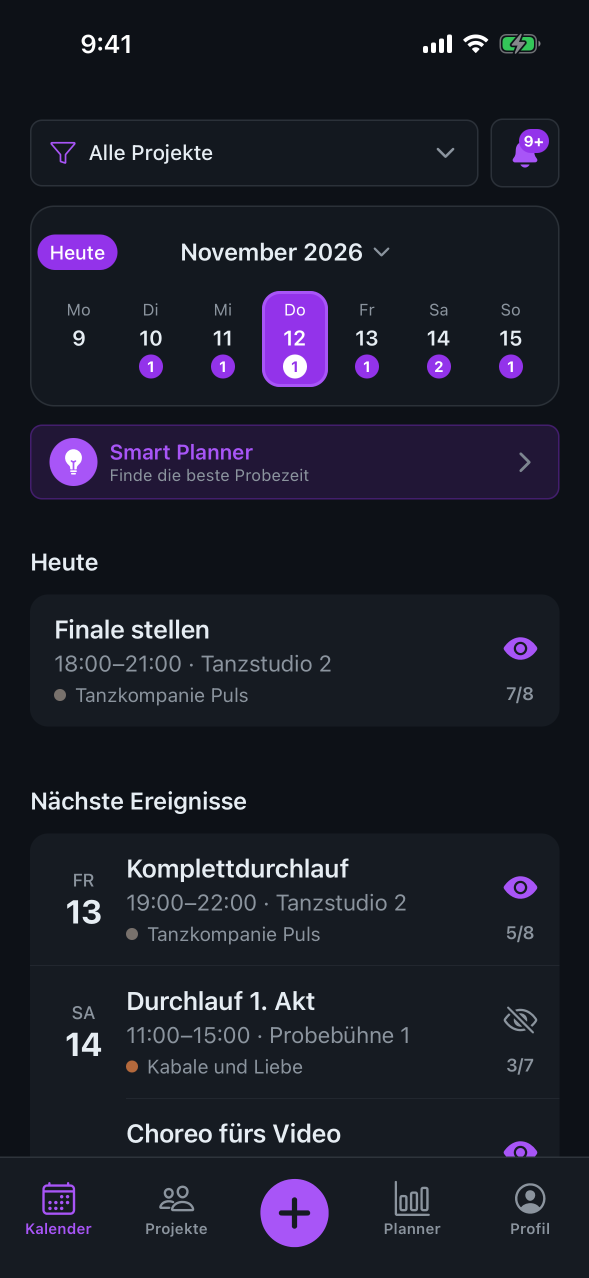
#> input picture screens/shots/de-01-calendar.png, 1178 x 2556 px, given in place of en-01-calendar.png, which was not available (shown at 1/2 size)
$ python build-assets.py
#> lines starting #> are read from the running program, lines starting #| are printed output that depends on the picture
#> in load, returned value is the input picture: PIL image 1178x2556 RGB; mean R, G, B 27.6, 29.2, 41.2
#> in save, `im.resize((OUT_W, h), Image.LANCZOS).save(path, 'WEBP', quality=90, me..`:
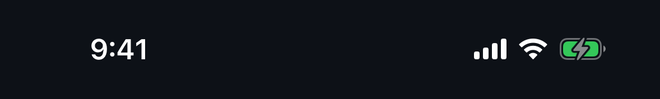
#> saved as chrome-status.webp: PIL image 660x99 RGB; mean R, G, B 17.2, 21.8, 27.2
"""
Build landing-page assets from the raw simulator screenshots, one set per
language: `python screens/build-assets.py [ru en es de]`.

The landing shows each screen inside a phone frame whose top and bottom are
painted as fixed overlays, while the screen content scrolls underneath. So
each source shot is split: the chrome is lifted out, and the content is
cropped out of every frame and stitched into one tall strip.

- The status bar is the same in every shot (9:41, no words), so there is one
  `chrome-status.webp` for all languages.
- A header the screen pins while its list scrolls — the planner's title, a
  project's back bar — is cut from the first frame as `<screen>-top.webp`,
  status bar included. Left in the strip it would repeat down it, and two
  frames could never align.
- The tab bar has words and shows the screen's own tab as active, so each
  screen that has one gets its own `<screen>-tabs.webp`.

Frames of the same screen overlap on purpose — the overlap is what the stitch
aligns on. It is found by comparing per-row signatures rather than trusting a
hand-measured scroll distance.

Shots: iPhone 16 simulator, 1178×2556, iOS 26 (screens/shots/README.md).
"""
import os
import sys
from PIL import Image

SRC = 'screens/shots'
OUT = 'rehearsal-calendar-native/server/public/assets'
LANGS = ['ru', 'en', 'es', 'de']

STATUS_H = 177      # safe-area top; the clock and Dynamic Island live here
PINNED_H = 335      # a large title or a back bar the screen keeps while it scrolls
TAB_TOP = 2313      # first row of the tab bar's top border
HOME_BAR_H = 102    # bottom safe area; the home indicator is drawn in it

PAGE_BG = (13, 17, 23)
TAB_BG = (22, 27, 34)
TAB_BORDER = (46, 52, 59)

SAMPLE_STEP = 7     # columns sampled for the row signature
BAND = 400          # rows of frame B matched against frame A
MIN_ROWS = 40       # fewest sampled rows a match may rest on

# A phone frame renders around 300 CSS px wide, so a 1178 px shot is about
# four times what the page can show. 660 keeps a sharp 2x at a quarter of the
# weight.
OUT_W = 660


def near(c, ref, tol=4):
    return all(abs(a - b) < tol for a, b in zip(c, ref))


def load(name):
    return Image.open(f'{SRC}/{name}.png').convert('RGB')


def has_tab_bar(im):
    # Not the bar's colour alone: a sheet in iOS 26 is painted the same grey.
    px = im.load()
    return near(px[5, TAB_TOP + 1], TAB_BORDER) and near(px[5, TAB_TOP + 80], TAB_BG)


def is_modal(im):
    # A sheet leaves the strip above it darker than any screen's background.
    return sum(im.load()[5, 0]) < sum(PAGE_BG) - 12


# [16 lines left out: function square_corners, not called in this run]


def erase_scroll_indicator(im):
    """
    iOS draws a scroll indicator down the right edge for a moment after every
    swipe, and the shots catch it. Nothing else lives in the last 26 px — the
    content keeps a 16 pt margin — so each row there takes the colour just
    inside it.
    """
    px = im.load()
    w, h = im.size
    for y in range(h):
        c = px[w - 30, y]
        for x in range(w - 26, w):
            px[x, y] = c
    return im


def content_of(im, top):
    """The rows that scroll: below the status bar or pinned header, above the tab bar."""
    w, h = im.size
    bottom = TAB_TOP if has_tab_bar(im) else h - HOME_BAR_H
    part = erase_scroll_indicator(im.crop((0, top, w, bottom)))
    return square_corners(part) if is_modal(im) and top == STATUS_H else part


# [37 lines left out: function cut_push_warning, not called in this run]


def signatures(im):
    px = im.load()
    w, h = im.size
    cols = range(0, w, SAMPLE_STEP)
    return [sum(sum(px[x, y]) for x in cols) for y in range(h)]


def overlap(a, b):
    """
    How far b is scrolled past a, in pixels.

    b[y] shows the same content as a[y + d]; we look for the d that lines the
    top of b up against a. The shared strip is often shorter than BAND — when
    the frames were taken a full screen apart only a sliver is common — so the
    score is averaged over the rows that actually fall inside a, and a match on
    too few rows is rejected rather than trusted.

    Returns None when nothing matches well: the frames do not overlap and must
    not be stitched.
    """
    sa, sb = signatures(a), signatures(b)
    ha, band = len(sa), min(BAND, len(sb))
    typical = sorted(sa)[len(sa) // 2]
    best, best_d = None, None
    for d in range(1, ha):
        rows = min(band, ha - d)
        if rows < MIN_ROWS:
            break
        n = score = 0
        for y in range(0, rows, 4):
            score += abs(sb[y] - sa[y + d])
            n += 1
        per_row = score / n
        if best is None or per_row < best:
            best, best_d = per_row, d
    if best_d is None:
        return None
    return best_d if best < typical * 0.06 else None


def save(im, path):
    """Write at OUT_W, preserving aspect. WebP is a third of PNG at this size."""
    h = round(im.size[1] * OUT_W / im.size[0])
    im.resize((OUT_W, h), Image.LANCZOS).save(path, 'WEBP', quality=90, method=6)
    return OUT_W, h


def stitch(frames, names):
    out = frames[0]
    for nxt, name in zip(frames[1:], names[1:]):
        d = overlap(out, nxt)
        if d is None:
            print(f'    !! {name}: no overlap found, appended whole', file=sys.stderr)
            d = out.size[1]
        # Keep what precedes the join from the earlier frame and everything from
        # the join on from the later one, rather than splicing the later frame's
        # tail onto the earlier frame whole: the shared rows then come from a
        # single frame, so a half-drawn row at the boundary cannot survive, and
        # anything that changed between shots reads consistently.
        w = out.size[0]
        head = out.crop((0, 0, w, min(d, out.size[1])))
        merged = Image.new('RGB', (w, head.size[1] + nxt.size[1]))
        merged.paste(head, (0, 0))
        merged.paste(nxt, (0, head.size[1]))
        print(f'    {name}: joins at {d}px -> {merged.size[1]}px tall')
        out = merged
    return out


# name -> (frames, pins a header of its own)
SCREENS = {
    # No title since T-249: its filter row scrolls with the list.
    'calendar':     (['01-calendar', '01b-calendar-upcoming'], False),
    'card':         (['02-rehearsal-card'], False),
    'availability': (['03-availability'], False),
    'create':       (['04-create-rehearsal', '04b-create-rehearsal'], True),
    'participants': (['04c-participants'], False),
    'planner':      (['05-smart-planner', '05b-smart-planner', '05c-smart-planner'], True),
    'projects':     (['06-projects'], False),
    'project':      (['07-project-detail', '07b-project-detail'], True),
    'invite':       (['08-invite'], False),
    'sync':         (['09-calendar-sync'], False),
    'profile':      (['10-profile', '10b-profile'], True),
}
# Shown whole on the cinematic page's phone rather than scrolled: the strip
# alone is a screen short by the home bar, so its foot is kept as well.
WHOLE = {'card'}


def build(lang):
#> called with lang = 'ru'
    out = f'{OUT}/{lang}'
    os.makedirs(out, exist_ok=True)
    sizes = {}
    for name, (frames, pinned) in SCREENS.items():
        print(f'  {lang}/{name}')
        names = [f'{lang}-{f}' for f in frames]
        shots = [load(n) for n in names]
#> call 2 of load, with name = 'ru-01-calendar'
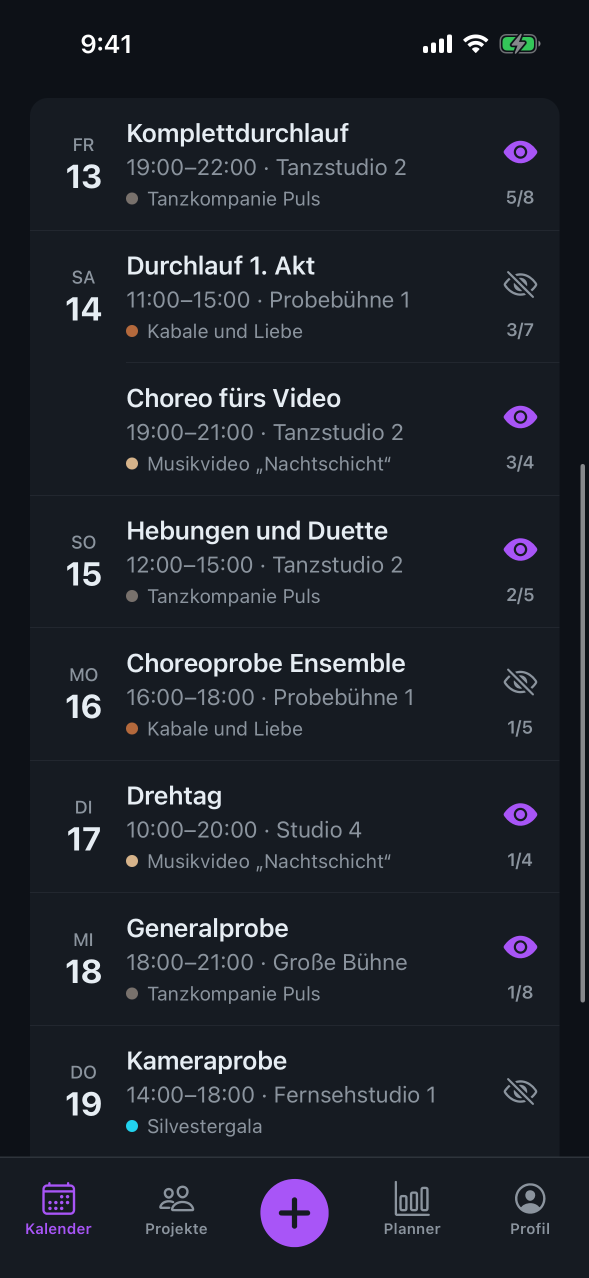
#> input picture screens/shots/de-01b-calendar-upcoming.png, 1178 x 2556 px, given in place of ru-01-calendar.png, which was not available (shown at 1/2 size)
#> in load, returned value is the input picture: PIL image 1178x2556 RGB; mean R, G, B 29.5, 33.8, 41.9
#> shots = 2 items
        first = shots[0]
        top = PINNED_H if pinned else STATUS_H
        if pinned:
            save(first.crop((0, 0, first.size[0], top)), f'{out}/{name}-top.webp')
        if has_tab_bar(first):
            save(first.crop((0, TAB_TOP, first.size[0], first.size[1])), f'{out}/{name}-tabs.webp')
#> in save (call 2), `h = round(im.size[1] * OUT_W / im.size[0])`: h = 136
#> in save (call 2), `im.resize((OUT_W, h), Image.LANCZOS).save(path, 'WEBP', quality=90, me..`:
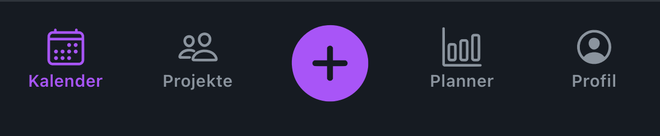
#> saved as calendar-tabs.webp: PIL image 660x136 RGB; mean R, G, B 33.5, 33.6, 49.5
        elif name in WHOLE:
            save(first.crop((0, first.size[1] - HOME_BAR_H, first.size[0], first.size[1])), f'{out}/{name}-home.webp')
        strip = stitch([content_of(s, top) for s in shots], names)
#> in content_of, `part = erase_scroll_indicator(im.crop((0, top, w, bottom)))`:
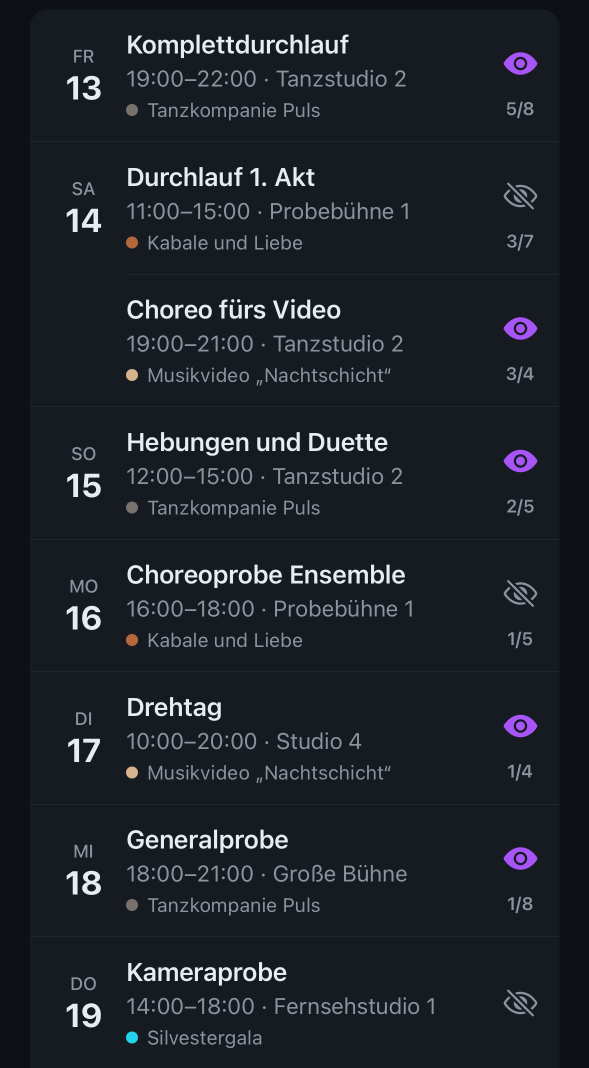
#> part: PIL image 1178x2136 RGB (shown at 1/2 size); mean R, G, B 29.6, 34.3, 41.8
#> in overlap, `sa, sb = signatures(a), signatures(b)`: sa = 2136 values, max 44683 at index 1162, min 8957 at index 0, mean 17845.8; sb has the same summary as sa
#> in overlap, `ha, band = len(sa), min(BAND, len(sb))`: ha = 2136; band = 400
#> in overlap, `typical = sorted(sa)[len(sa) // 2]`: typical = 15758
#> after the loop in overlap, `for d in range(1, ha):`: best = 708.7; best_d = 1
#> in stitch, `merged = Image.new('RGB', (w, head.size[1] + nxt.size[1]))`: merged: PIL image 1178x2137 RGB; every value is 0
#|     ru-01b-calendar-upcoming: joins at 1px -> 2137px tall
        if name == 'profile':
            strip = cut_push_warning(strip)
        sizes[name] = save(strip, f'{out}/{name}.webp')
#> in save (call 3), `im.resize((OUT_W, h), Image.LANCZOS).save(path, 'WEBP', quality=90, me..`:
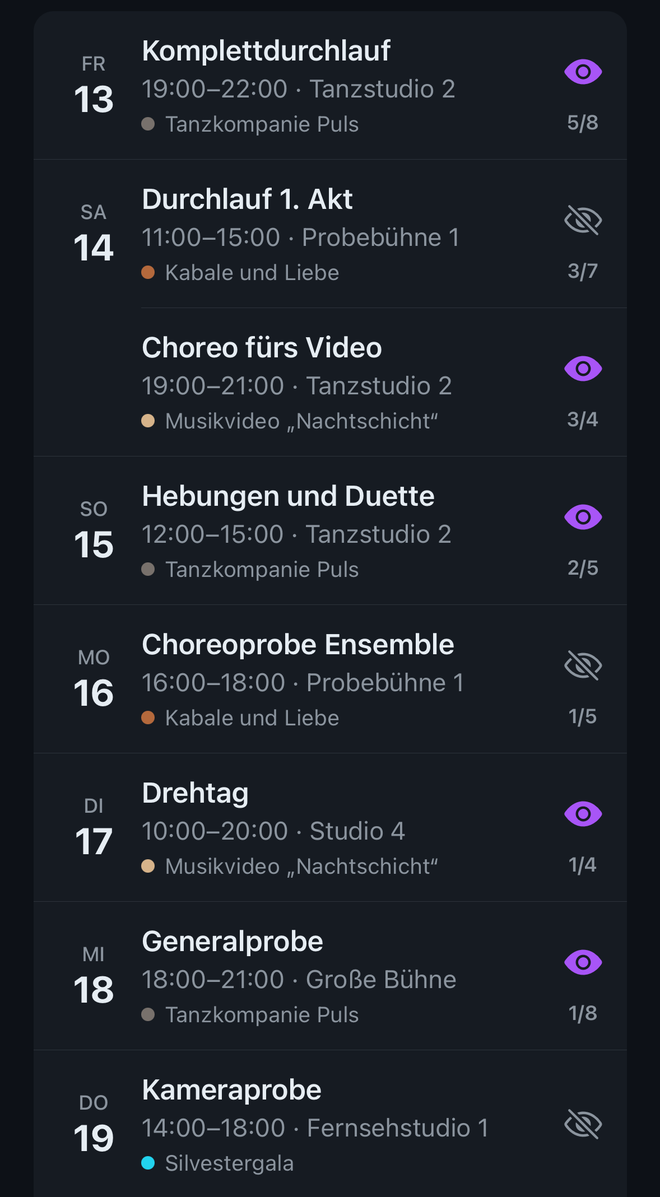
#> saved as calendar.webp: PIL image 660x1197 RGB; mean R, G, B 29.6, 34.3, 41.8
    return sizes


if __name__ == '__main__':
    langs = sys.argv[1:] or LANGS
    os.makedirs(OUT, exist_ok=True)
    base = load('en-01-calendar')
    save(base.crop((0, 0, base.size[0], STATUS_H)), f'{OUT}/chrome-status.webp')
    for lang in langs:
#> (the run stopped early here; a loop or call above may not have finished)
